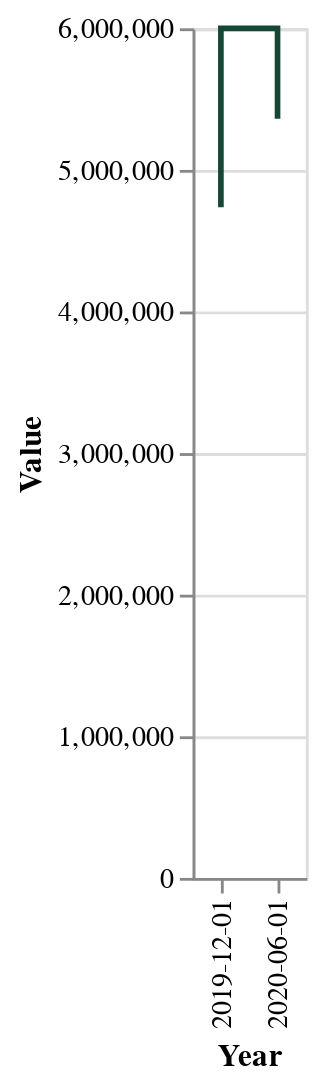

The cell this chart's notebook holds for it:
### Code cell
ann = alt.Chart(df_line).mark_line(color='#154734').encode(
    alt.Y('Value'),
    alt.X('Year:N'),
)
ann

### Figure 1 — Vega-Lite specification as saved in the notebook (floating-point values rounded to 4 significant figures)
{"config": {"view": {"continuousWidth": 400, "continuousHeight": 300}}, "data": {"name": "data-4996ff854bd723ba896f8ba06bdee7fe"}, "mark": {"type": "line", "color": "#154734"}, "encoding": {"x": {"type": "nominal", "field": "Year"}, "y": {"type": "quantitative", "field": "Value"}}, "$schema": "https://vega.github.io/schema/vega-lite/v4.8.1.json", "datasets": {"data-4996ff854bd723ba896f8ba06bdee7fe": [{"Year": "2019-12-01", "Value": 4736526}, {"Year": "2019-12-01", "Value": 6000000}, {"Year": "2020-06-01", "Value": 6000000}, {"Year": "2020-06-01", "Value": 5360716}]}}
